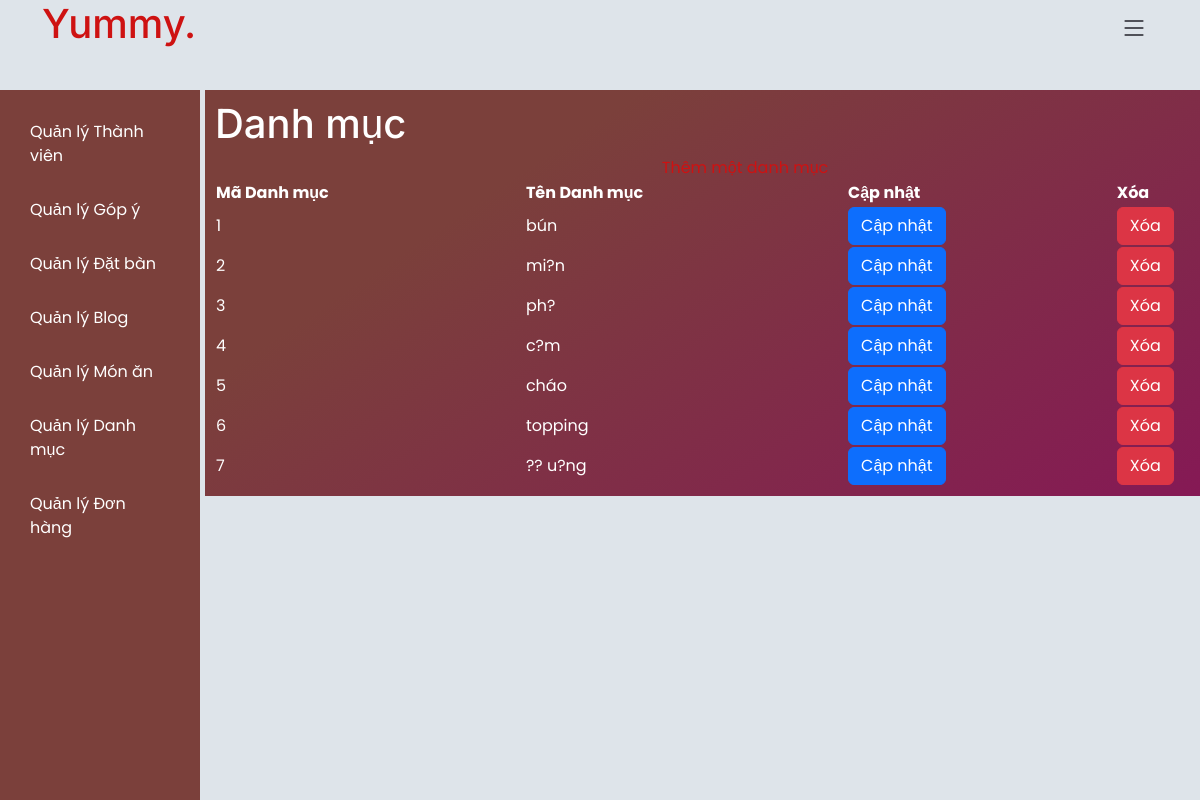
The page /admin/admin_home.php?page=admin_categories (signed in) on the database as committed earlier.
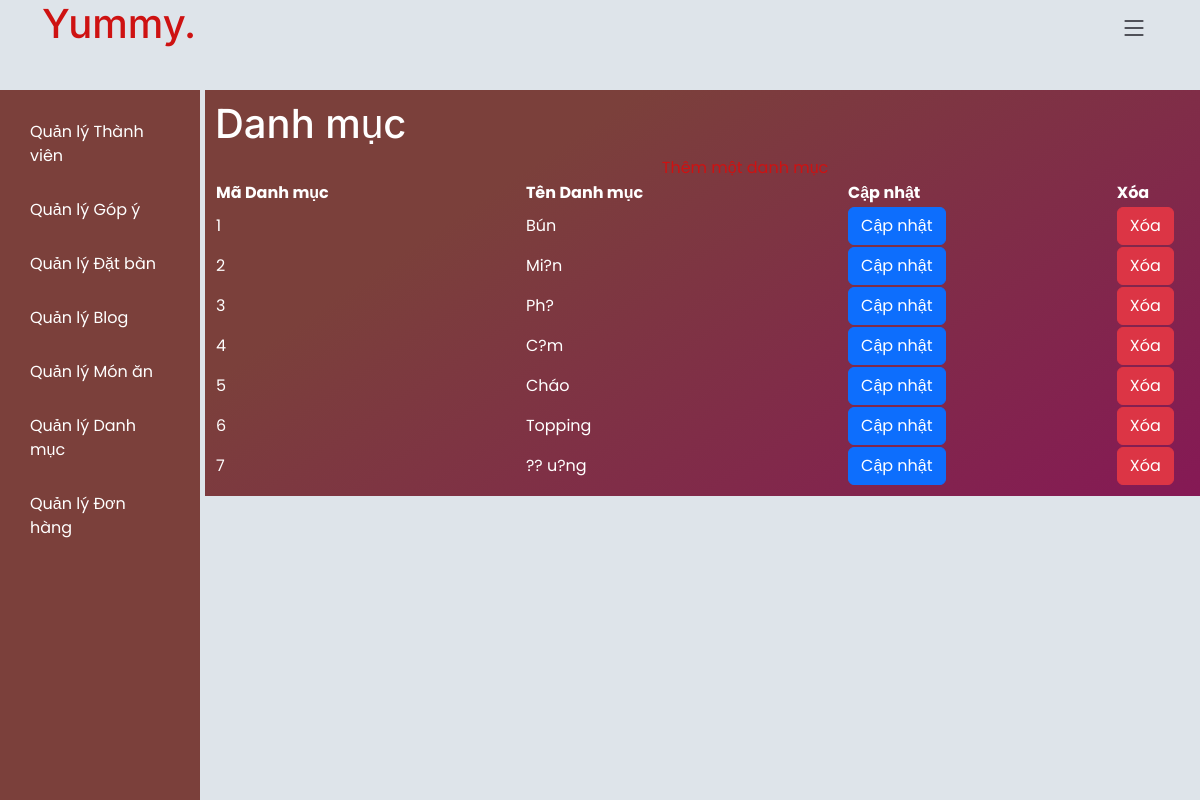
The same page on the database as committed later.
### tables this page shows
CREATE TABLE `danhmuc` (
  `MaDanhMuc` int(11) NOT NULL,
  `TenDanhMuc` varchar(255) NOT NULL
);

### admin/admin_categories.php (the view, shortened to what this page needs)
<?php
require_once("../components/connection.php");
$sql = "SELECT * FROM danhmuc";
$result = $conn->query($sql);
?>
<!DOCTYPE html>
<html lang="en">
<head>
</head>
<body>
<h1>Danh mục</h1>
<?php
if ($result->num_rows > 0) {
?>
    <table width="100%">
        <tr>
            <th>Mã Danh mục</th>
            <th>Tên Danh mục</th>
            <th>Cập nhật</th>
            <th>Xóa</th>
        </tr>
        <?php
        $firstRow = true;
        while($row = $result->fetch_assoc()): ?>
            <tr>
                <td><?php echo $row["MaDanhMuc"]; ?></td>
                <td><?php echo $row["TenDanhMuc"]; ?></td>
                <td><button type="button" class="btn btn-primary" onclick="window.location.href='admin_categories_edit.php?action=edit&MaDanhMuc=<?php echo $row["MaDanhMuc"]; ?>'">Cập nhật</button></td>
                <td><button type="button" class="btn btn-danger" onclick="if(confirm('Are you sure?')) window.location.href='admin_categories_edit.php?action=delete&MaDanhMuc=<?php echo $row["MaDanhMuc"]; ?>'">Xóa</button></td>
            </tr>
            <?php
            if ($firstRow) {
                echo "<center><a href='admin_categories_edit.php?action=insert&MaDanhMuc={$row["MaDanhMuc"]}'>Thêm một danh mục</a></center>";
                $firstRow = false;
            }
        endwhile;
        ?>
    </table>
<?php
} else {
    echo "Không có thành viên nào.";
}
?>
</body>
</html>

Rows that differ between the two databases and show on the page:
changed danhmuc id 1: TenDanhMuc "bún" → "Bún"
changed danhmuc id 2: TenDanhMuc "mi?n" → "Mi?n"
changed danhmuc id 3: TenDanhMuc "ph?" → "Ph?"
changed danhmuc id 4: TenDanhMuc "c?m" → "C?m"
changed danhmuc id 5: TenDanhMuc "cháo" → "Cháo"
changed danhmuc id 6: TenDanhMuc "topping" → "Topping"
